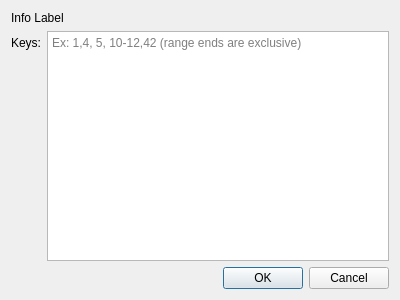
<?xml version="1.0" encoding="UTF-8"?>
<ui version="4.0">
 <class>NewSelectionDialog</class>
 <widget class="QDialog" name="NewSelectionDialog">
  <property name="geometry">
   <rect>
    <x>0</x>
    <y>0</y>
    <width>400</width>
    <height>300</height>
   </rect>
  </property>
  <property name="windowTitle">
   <string>Dialog</string>
  </property>
  <layout class="QVBoxLayout" name="verticalLayout">
   <item>
    <widget class="QLabel" name="label">
     <property name="text">
      <string>Info Label</string>
     </property>
    </widget>
   </item>
   <item>
    <layout class="QFormLayout" name="formLayout">
     <item row="0" column="0">
      <widget class="QLabel" name="keysLabel">
       <property name="text">
        <string>Keys:</string>
       </property>
      </widget>
     </item>
     <item row="0" column="1">
      <widget class="QPlainTextEdit" name="keysTextEdit">
       <property name="placeholderText">
        <string>Ex: 1,4, 5, 10-12,42 (range ends are exclusive)</string>
       </property>
      </widget>
     </item>
    </layout>
   </item>
   <item>
    <widget class="QDialogButtonBox" name="buttonBox">
     <property name="orientation">
      <enum>Qt::Horizontal</enum>
     </property>
     <property name="standardButtons">
      <set>QDialogButtonBox::Cancel|QDialogButtonBox::Ok</set>
     </property>
    </widget>
   </item>
  </layout>
 </widget>
 <resources/>
 <connections>
  <connection>
   <sender>buttonBox</sender>
   <signal>accepted()</signal>
   <receiver>NewSelectionDialog</receiver>
   <slot>accept()</slot>
   <hints>
    <hint type="sourcelabel">
     <x>248</x>
     <y>254</y>
    </hint>
    <hint type="destinationlabel">
     <x>157</x>
     <y>274</y>
    </hint>
   </hints>
  </connection>
  <connection>
   <sender>buttonBox</sender>
   <signal>rejected()</signal>
   <receiver>NewSelectionDialog</receiver>
   <slot>reject()</slot>
   <hints>
    <hint type="sourcelabel">
     <x>316</x>
     <y>260</y>
    </hint>
    <hint type="destinationlabel">
     <x>286</x>
     <y>274</y>
    </hint>
   </hints>
  </connection>
 </connections>
</ui>
